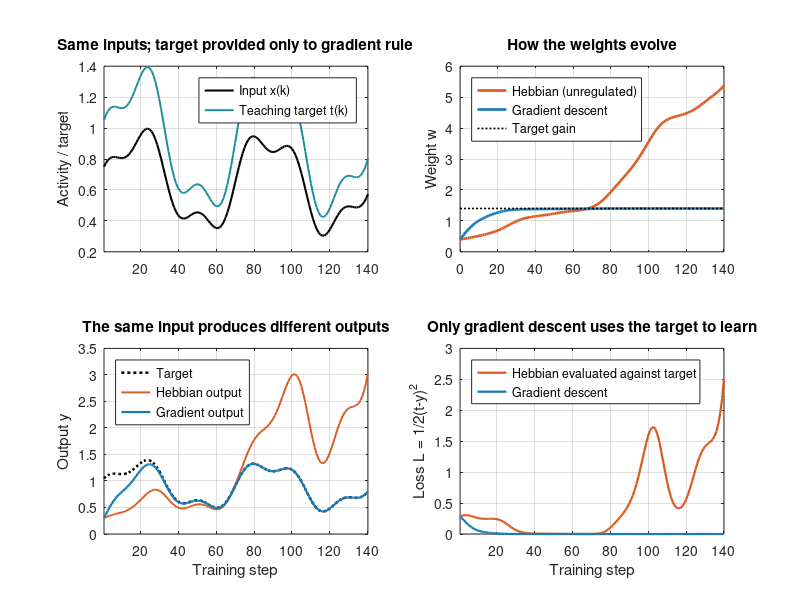

The MATLAB script that drew this image:
%% ANN Demo 0E — Hebbian activity rule versus supervised gradient descent
% Base MATLAB, no toolboxes. Run after lecture slide 14.
%
% Both systems receive EXACTLY the same varying positive input x(k) and
% start at the same weight w(1). Each has one input and one linear output:
%   y(k) = w(k)*x(k).
%
% Hebbian:  w(new) = w + etaH * x * y
% Gradient: w(new) = w + etaG * (target-y) * x
%
% The external target is used ONLY by the supervised gradient rule.
% Hebbian learning is deliberately UNREGULATED here: biological/plausible
% models often include competition, decay, inhibition, or normalisation.
clear; close all; clc;

nSteps = 140;
k = 1:nSteps;
x = 0.65 + 0.30*sin((k-1)/11) + 0.10*cos((k-1)/4);
targetGain = 1.40;            % Teaching target: target(k) = 1.4 * x(k)
target = targetGain * x;

w0 = 0.40;                    % Same initial weight
etaH = 0.040;                 % Hebbian learning rate
etaG = 0.140;                 % Gradient-descent learning rate

wHebb = zeros(1,nSteps+1); wGrad = zeros(1,nSteps+1);
wHebb(1) = w0; wGrad(1) = w0;
yHebb = zeros(1,nSteps); yGrad = zeros(1,nSteps);
lossHebb = zeros(1,nSteps); lossGrad = zeros(1,nSteps);

for i = 1:nSteps
    % Same input, same output formula; different weights due to learning.
    yHebb(i) = wHebb(i) * x(i);
    yGrad(i) = wGrad(i) * x(i);

    % Measure both against an external reference, for comparison only.
    % This reference NEVER influences the Hebbian weight update.
    lossHebb(i) = 0.5 * (target(i)-yHebb(i))^2;
    lossGrad(i) = 0.5 * (target(i)-yGrad(i))^2;

    wHebb(i+1) = wHebb(i) + etaH * x(i) * yHebb(i);
    % dL/dw = (y-target)*x for L=0.5*(target-w*x)^2.
    gradient = (yGrad(i)-target(i))*x(i);
    wGrad(i+1) = wGrad(i) - etaG * gradient;
end

figure('Color','w','Name','Hebbian versus supervised learning',...
       'Position',[100 100 1100 650]);
subplot(2,2,1)
plot(k,x,'k','LineWidth',1.5); hold on
plot(k,target,'Color',[.1 .55 .6],'LineWidth',1.4)
legend('Input x(k)','Teaching target t(k)','Location','best')
ylabel('Activity / target'); title('Same inputs; target provided only to gradient rule')
xlim([1 nSteps]); grid on

subplot(2,2,2)
plot(0:nSteps,wHebb,'Color',[.85 .35 .12],'LineWidth',1.9); hold on
plot(0:nSteps,wGrad,'Color',[.08 .48 .72],'LineWidth',1.9)
plot([0 nSteps],[targetGain targetGain],'k:','LineWidth',1.2)
legend('Hebbian (unregulated)','Gradient descent','Target gain','Location','northwest')
ylabel('Weight w'); title('How the weights evolve'); xlim([0 nSteps]); grid on

subplot(2,2,3)
plot(k,target,'k:','LineWidth',1.8); hold on
plot(k,yHebb,'Color',[.85 .35 .12],'LineWidth',1.4)
plot(k,yGrad,'Color',[.08 .48 .72],'LineWidth',1.6)
legend('Target','Hebbian output','Gradient output','Location','northwest')
xlabel('Training step'); ylabel('Output y'); title('The same input produces different outputs')
xlim([1 nSteps]); grid on

subplot(2,2,4)
plot(k,lossHebb,'Color',[.85 .35 .12],'LineWidth',1.6); hold on
plot(k,lossGrad,'Color',[.08 .48 .72],'LineWidth',1.6)
legend('Hebbian evaluated against target','Gradient descent','Location','northwest')
xlabel('Training step'); ylabel('Loss L = 1/2(t-y)^2')
title('Only gradient descent uses the target to learn')
xlim([1 nSteps]); grid on

fprintf('Initial w = %.2f; target gain = %.2f\n',w0,targetGain);
fprintf('Final Hebbian w = %.3f; gradient-descent w = %.3f\n',wHebb(end),wGrad(end));
fprintf('Mean loss (last 20 steps): Hebb %.4f; gradient %.6f\n',...
    mean(lossHebb(end-19:end)),mean(lossGrad(end-19:end)));

% Questions for students:
% 1) Does the Hebbian rule know the desired output? No.
% 2) What happens if etaH is set to 0? What if it is raised to 0.08?
% 3) Set etaG = 0.01. How quickly does the supervised learner converge?
% 4) Why does an unregulated positive Hebbian rule keep increasing w?
% 5) Can Hebbian learning be stabilised by other mechanisms? (Yes.)
